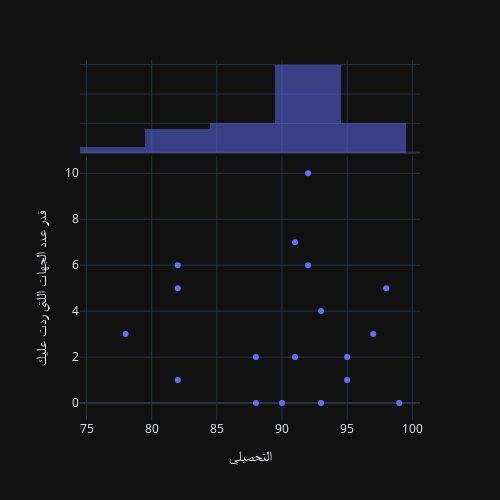

Notebook source saved alongside this figure:
### Code cell
fig = px.scatter(df, x='التحصيلي', y="قدر عدد الجهات اللتي ردت عليك", marginal_x="histogram")
fig.update_layout(width=500, height=500)

### Figure 1 — Plotly figure (JSON) as saved in the notebook; plotly's stock layout.template omitted (floating-point values rounded to 4 significant figures)
{"data": [{"hovertemplate": "التحصيلي=%{x}<br>قدر عدد الجهات اللتي ردت عليك=%{y}<extra></extra>", "legendgroup": "", "marker": {"color": "#636efa", "symbol": "circle"}, "mode": "markers", "name": "", "orientation": "v", "showlegend": false, "type": "scatter", "x": [91, 98, 95, 95, 88, 92, 90, 88, 82, 93, 78, 91, 93, 82, 93, 82, 97, 90, 86, 90, 92, 80, 90, 93, 87, 90, 92, 88, 91, 99], "xaxis": "x", "y": [7, 5, 1, 2, 0, null, null, 2, 5, 4, 3, null, 0, 1, null, 6, 3, null, null, null, 6, null, null, null, null, 0, 10, null, 2, 0], "yaxis": "y"}, {"alignmentgroup": "True", "bingroup": "x", "hovertemplate": "التحصيلي=%{x}<br>count=%{y}<extra></extra>", "legendgroup": "", "marker": {"color": "#636efa"}, "name": "", "offsetgroup": "", "opacity": 0.5, "showlegend": false, "type": "histogram", "x": [91, 98, 95, 95, 88, 92, 90, 88, 82, 93, 78, 91, 93, 82, 93, 82, 97, 90, 86, 90, 92, 80, 90, 93, 87, 90, 92, 88, 91, 99], "xaxis": "x2", "yaxis": "y2"}], "layout": {"barmode": "overlay", "height": 500, "legend": {"tracegroupgap": 0}, "margin": {"t": 60}, "width": 500, "xaxis": {"anchor": "y", "domain": [0, 1], "title": {"text": "التحصيلي"}}, "xaxis2": {"anchor": "y2", "domain": [0, 1], "matches": "x", "showgrid": true, "showticklabels": false}, "yaxis": {"anchor": "x", "domain": [0, 0.7326], "title": {"text": "قدر عدد الجهات اللتي ردت عليك"}}, "yaxis2": {"anchor": "x2", "domain": [0.7426, 1], "matches": "y2", "showgrid": true, "showline": false, "showticklabels": false, "ticks": ""}}}
